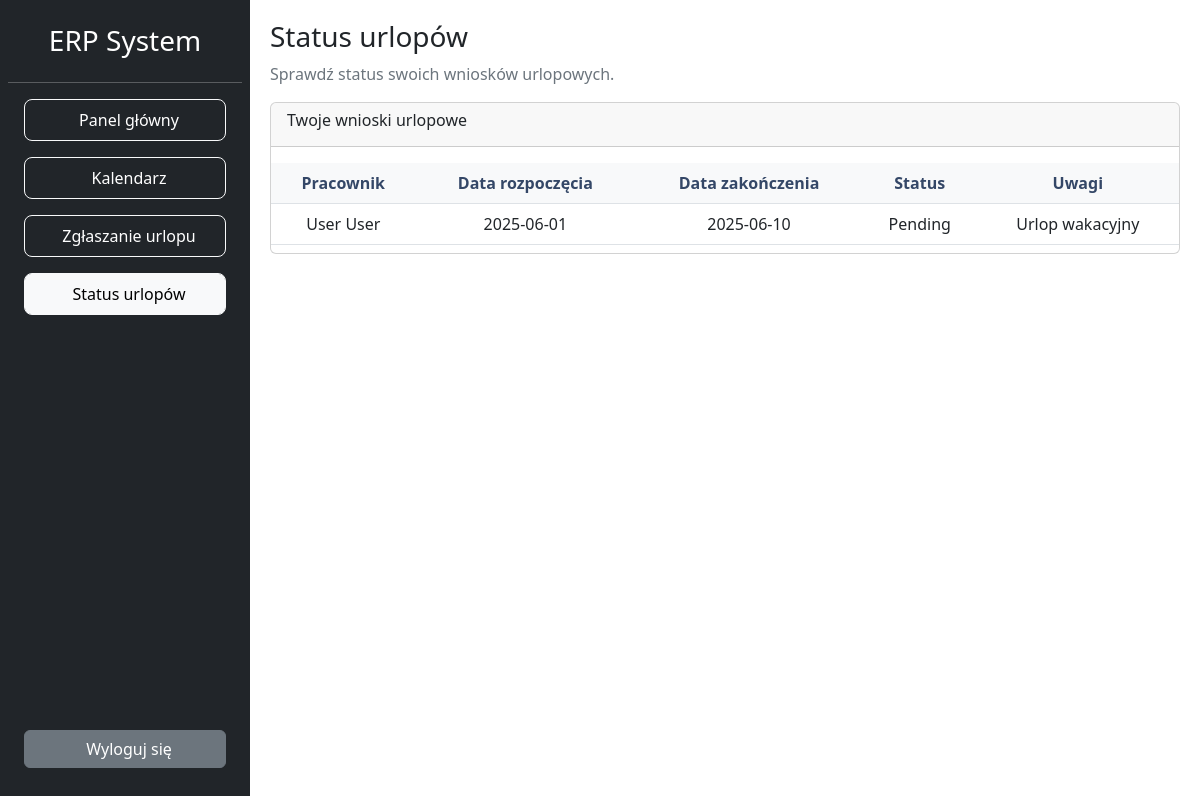
Before: /public/leaveStatus.php (signed in) with the older database file.
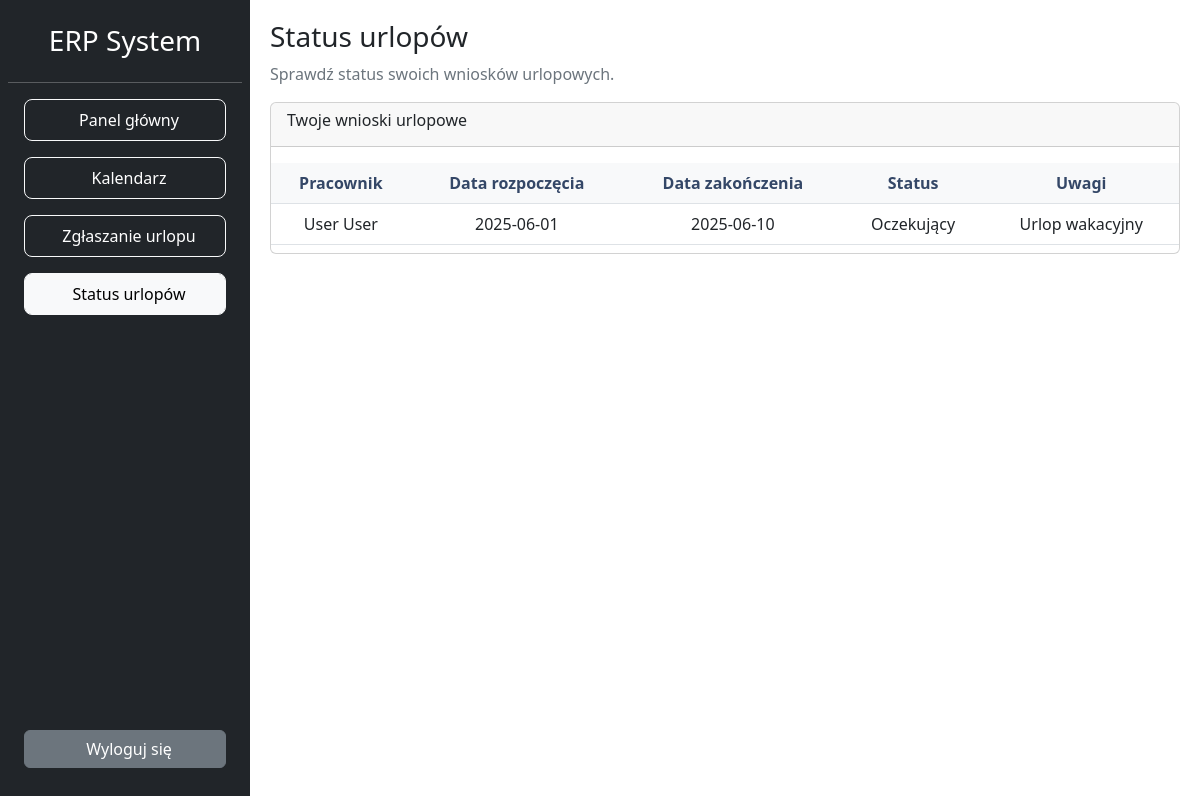
After: the same page with the newer database file.
### tables this page shows
CREATE TABLE leaves (
    id INT AUTO_INCREMENT PRIMARY KEY,
    user_id INT NOT NULL,
    start_date DATE NOT NULL,
    end_date DATE NOT NULL,
    days_count INT NOT NULL,
    status ENUM('Oczekujący', 'Zatwierdzony', 'Odrzucony') NOT NULL DEFAULT 'Oczekujący',
    notes VARCHAR(255),
    CHECK (start_date <= end_date),
    FOREIGN KEY (user_id) REFERENCES users(id) ON DELETE CASCADE
);

CREATE TABLE users (
    id INT AUTO_INCREMENT PRIMARY KEY,
    firstname VARCHAR(40) NOT NULL,
    lastname VARCHAR(40) NOT NULL,
    email VARCHAR(100) NOT NULL UNIQUE,
    password VARCHAR(255) NOT NULL,
    birth_date DATE NOT NULL,
    gender VARCHAR(10) NOT NULL,
    role_id INT NOT NULL DEFAULT 1,
    employed_from DATE NOT NULL,
    account_created_date TIMESTAMP DEFAULT CURRENT_TIMESTAMP,
    FOREIGN KEY (role_id) REFERENCES roles(id) ON DELETE CASCADE ON UPDATE CASCADE
);

### scripts/functions.php (called while the page is built, shortened)
<?php
function getUserLeaveRequests($pdo) {
    $userId = $_SESSION['logged_user']['id'];
    $query = "SELECT l.id, l.start_date, l.end_date, l.status, l.notes, u.firstname, u.lastname
              FROM leaves l
              INNER JOIN users u ON l.user_id = u.id
              WHERE u.id = :user_id";
    $stmt = $pdo->prepare($query);
    $stmt->bindParam(':user_id', $userId);
    $stmt->execute();
    $leavesData = $stmt->fetchAll(PDO::FETCH_ASSOC);
    return $leavesData;
}
?>

### public/leaveStatus.php (the view, shortened to what this page needs)
<?php
require_once '../scripts/functions.php';
require_once '../scripts/db_connect.php';
$leavesData = getUserLeaveRequests($pdo);
?>
<!DOCTYPE html>
<html lang="en">
<head>
    <link href="https://cdn.jsdelivr.net/npm/bootstrap@5.3.0/dist/css/bootstrap.min.css" rel="stylesheet">
    <link rel="stylesheet" type="text/css" href="../assets/css/leaveStatus.css">
</head>
<body>
    <div class="container-fluid">
        <div class="row">
            <div class="col-auto position-fixed">
                <?php require_once '../views/sidebar.php'; ?>
            </div>
            <div class="col" style="margin-left: 250px; padding: 20px;">
                <h3 class="font-weight-bold">Status urlopów</h3>
                <p class="text-sm text-secondary">Sprawdź status swoich wniosków urlopowych.</p>
                <div class="card">
                    <div class="card-header">
                        <h6 class="font-weight-bolder">Twoje wnioski urlopowe</h6>
                    </div>
                    <div class="card-body px-0 pb-2">
                        <div class="table-responsive">
                            <table class="table align-items-center mb-0">
                                <thead>
                                    <tr>
                                        <th>Pracownik</th>
                                        <th>Data rozpoczęcia</th>
                                        <th>Data zakończenia</th>
                                        <th>Status</th>
                                        <th>Uwagi</th>
                                    </tr>
                                </thead>
                                <tbody>
                                    <?php foreach ($leavesData as $leave): ?>
                                        <tr>
                                          <td class="text-sm">
                                            <?php echo $leave['firstname'] . ' ' . $leave['lastname']; ?>
                                          </td>
                                          <td class="text-sm">
                                            <?php echo $leave['start_date']; ?>
                                          </td>
                                          <td class="text-sm">
                                            <?php echo $leave['end_date']; ?>
                                          </td>
                                          <td class="text-sm">
                                            <span class="status-<?php echo $leave['status']; ?>">
                                              <?php echo ucfirst($leave['status']); ?>
                                            </span>
                                          </td>
                                          <td class="text-sm">
                                            <?php echo !empty($leave['notes']) ? $leave['notes'] : '<span class="text-secondary">Brak uwag</span>'; ?>
                                          </td>
                                        </tr>
                                    <?php endforeach; ?>
                                </tbody>
                            </table>
                        </div>
                    </div>
                </div>
            </div>
        </div>
    </div>
</body>
</html>

Changed rows visible on the page:
changed leaves "Urlop wakacyjny": status "Pending" → "Oczekujący"
